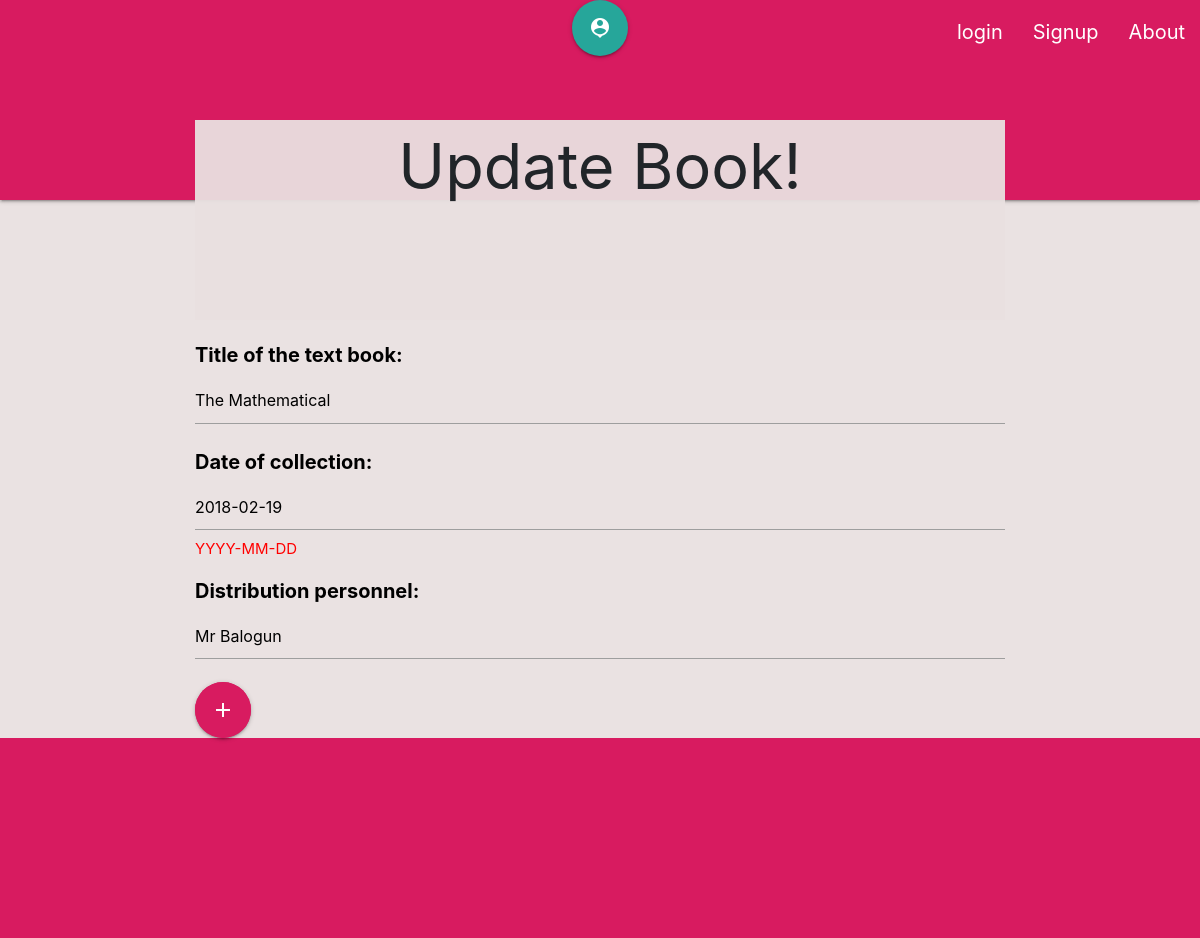
/book/update/1/, run on the app's committed database.
### app/models.py (models this page shows, shortened)
class Book(models.Model):
    owned_by = models.ForeignKey(Student, related_name="has_books", on_delete=models.CASCADE)
    title_of_the_text_book = models.CharField(max_length=255)
    date_of_collection = models.DateField(max_length=255, null=True, blank=True, help_text="YYYY-MM-DD")
    distribution_personnel = models.CharField(max_length=255, null=True, blank=True)

### app/views.py (the view)
# urls.py: path('book/update/<int:pk>/', UpdateBookFormView.as_view(),
class UpdateBookFormView(UpdateView):
        model = Book
        pk_url_kwarg = 'pk'
        slug_url_kwarg = 'slug'
        query_pk_and_slug = True
        template_name = 'student/update_book.html'
        form_class = BookForm
        success_url = 'home'

### app/forms.py
class BookForm(ModelForm):
    class Meta:
        model = Book
        exclude = ['owned_by']

### app/templates/student/update_book.html (shortened to what this page needs)
{% extends "base.html" %}
  {% block heading %}
    <div class="container">
      <h1>Update  Book!</h1>
    </div>
  {% endblock heading %}
  {% block content %}
    <div class="container">
         <form action="" method="post">
            {{ form.as_p }}
            <button class="btn-floating btn-large pulse pink darken-1"> <i class="material-icons">add</i></a></button>
        </form>
    </div>
  {% endblock content %}

### app/static/css/style.css (style rules this page uses)
html { box-sizing: border-box; }
*, *::before, *::after { box-sizing: inherit; }
body { background-color: rgba(233, 225, 225, 0.945); font-family: -apple-system, BlinkMacSystemFont, "segoe ui", "helvetica neue", helvetica, ubuntu, roboto, noto, arial, sans-serif; margin: 0; }
span { display: block; color: red; }
p { display: block; color: red; }
div h1 { text-align: center; margin: -80px 0px 20px 0px; font-weight: normal; position: relative; background-color:rgba(233, 225, 225, 0.945); height: 200px; padding: 12px; }
div form label { color: black; font-size: 20px; font-weight: bold; }

### data on the page
Book: title_of_the_text_book "The Mathematical", date_of_collection "2018-02-19", distribution_personnel "Mr Balogun"
